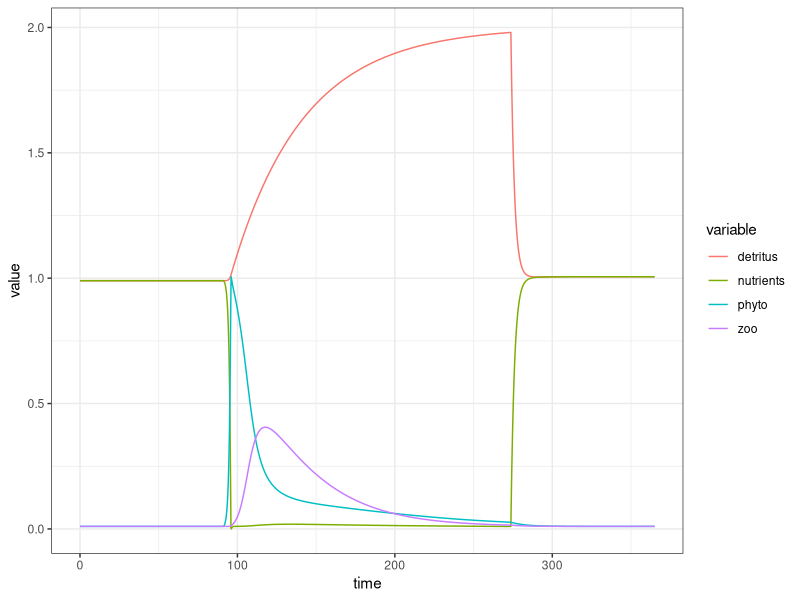

Generate this figure with R:
# Libraries --------------------------------------------------------------

library(dplyr)
library(ggplot2)
library(tidyr)

# Functions --------------------------------------------------------------

y <- function(t) {
  sin(((2 * pi * t) / T_period) - (pi / 2))
}

theta <- function(y) {
  y > 0
}

A_mix <- function(t) {
  theta(-y(t)) * a
}

growth_rate <- function(t, vars) {
  r * theta(y(t)) * (vars$nutrients**2 / (alpha**2 + vars$nutrients**2))
}

grazing <- function(t, vars) {
  g * theta(y(t)) * (1 - exp(-I * vars$phyto**2))
}

nutrients <- function(t, vars) {
  -vars$R * vars$phyto +
    vars$L_ZN * (vars$zoo - Z_0) +
    vars$L_PN * (vars$phyto - P_0) +
    L_D * vars$detritus +
    A_mix(t) * (vars$detritus - vars$nutrients) +
    SN_ext
}

zoo <- function(t, vars) {
  vars$G * vars$zoo - vars$L_Z * (vars$zoo - Z_0)
}

phyto <- function(t, vars) {
  vars$R * vars$phyto - vars$L_P * (vars$phyto - P_0) - vars$G * vars$zoo
}

detritus <- function(t, vars) {
  vars$L_ZD * (vars$zoo - Z_0) +
  vars$L_PD * (vars$phyto - P_0) -
  L_D * vars$detritus - A_mix(t) * (vars$detritus - vars$nutrients) + SD_ext
}

compute_state_vars <- function(t, vars) {
  c(nutrients(t, vars), zoo(t, vars), phyto(t, vars), detritus(t, vars))
}

L_PN <- function(t) {
  theta(y(t)) * eta + theta(-y(t)) * lambda
}

L_PD <- function(t) {
  theta(y(t)) * delta + theta(-y(t)) * lambda
}

L_ZN <- function(t, vars) {
  theta(y(t)) * nu + theta(-y(t)) * gamma
}

L_ZD <- function(t, vars) {
  theta(y(t)) * sigma + theta(-y(t)) * gamma
}

# Model parameters -------------------------------------------------------

t_0 <- 0
t_f <- 365
dt <- 0.1

time_seq <- seq(t_0, t_f, dt)

pb <- txtProgressBar(
  min = 0,
  max = length(time_seq),
  style = 3,
  width = 50,
  char = "="
)

# Constants --------------------------------------------------------------

T_period <- 365
r <- 1
alpha <- 0.1
I <- 1.2
g <- 0.5
a <- 0.2

gamma <- 0.05
delta <- 0.02
eta <- 0.01
lambda <- 0.05
nu <- 0.01
sigma <- 0.02

Z_0 <- 0.01
P_0 <- 0.01

L_D <- 0

SN_ext <- 0
SD_ext <- 0

# Initialize tracked variables -------------------------------------------
zeros <- rep(0, length(time_seq))

vars <- data.frame(
  "time" = seq(t_0, t_f, dt),
  "y" = zeros,
  "theta" = zeros,
  "R" = zeros,
  "G" = zeros,
  "L_PN" = zeros,
  "L_PD" = zeros,
  "L_ZN" = zeros,
  "L_ZD" = zeros,
  "L_Z" = zeros,
  "L_D" = zeros,
  "L_P" = zeros,
  "nutrients" = zeros,
  "zoo" = zeros,
  "phyto" = zeros,
  "detritus" = zeros
)

vars$nutrients[1] <- 0.99
vars$zoo[1] <- Z_0
vars$phyto[1] <- P_0
vars$detritus[1] <- 0.99

# Main model loop --------------------------------------------------------

for (i in 2:length(time_seq)) {
  t <- vars$time[i]
  vars_before <- vars[i - 1, ]

  vars$theta[i] <- theta(y(t))
  vars$R[i] <- growth_rate(t, vars_before)
  vars$G[i] <- grazing(t, vars_before)

  vars$L_PN[i] <- L_PN(t)
  vars$L_PD[i] <- L_PD(t)
  vars$L_ZN[i] <- L_ZN(t)
  vars$L_ZD[i] <- L_ZD(t)

  vars$L_Z[i] <- vars$L_ZN[i] + vars$L_ZD[i]
  vars$L_P[i] <- vars$L_PN[i] + vars$L_PD[i]

  K1 <- compute_state_vars(t, vars_before)
  K2 <- compute_state_vars(t + dt / 2, vars_before + dt / 2 * K1)
  K3 <- compute_state_vars(t + dt / 2, vars_before + dt / 2 * K2)
  K4 <- compute_state_vars(t + dt, vars_before + dt * K3)

  K <- compute_state_vars(t, vars_before) + (dt / 6) * (K1 + 2 * K2 + 2 * K3 + K4)

  dNdt <- K[1]
  dZdt <- K[2]
  dPdt <- K[3]
  dDdt <- K[4]

  # dNdt <- 0
  # dZdt <- 0
  # dPdt <- 0
  # dDdt <- 0

  vars$nutrients[i] <- max(vars$nutrients[i - 1] + dNdt * dt, 0)
  vars$zoo[i] <- max(vars$zoo[i - 1] + dZdt * dt, 0)
  vars$phyto[i] <- max(vars$phyto[i - 1] + dPdt * dt, 0)
  vars$detritus[i] <- max(vars$detritus[i - 1] + dDdt * dt, 0)

  setTxtProgressBar(pb, i)
}

close(pb)

# Plot results -----------------------------------------------------------

# par(mfrow = c(3, 2))

# plot(vars$time, vars$theta, type = "l", col = "black")
# plot(vars$time, vars$R, type = "l", col = "black")
# plot(vars$time, vars$G, type = "l", col = "black")

# plot(vars$time, vars$nutrients, type = "l", col = "red", ylim = c(0, 2))
# plot(vars$time, vars$zoo, type = "l", col = "blue")
# plot(vars$time, vars$phyto, type = "l", col = "green")
# plot(vars$time, vars$detritus, type = "l", col = "yellow")

# plot(vars$time, vars$L_Z, type = "l")
# plot(vars$time, vars$L_P, type = "l")

vars |>
  select(time, nutrients, zoo, phyto, detritus) |>
  pivot_longer(nutrients:detritus, names_to = "variable", values_to = "value") |>
  ggplot(aes(x = time, y = value, color = variable)) +
  geom_line() +
  theme_bw()

# plot(vars$time, vars$L_PN, type = "l")
# lines(vars$time, vars$L_PD, type = "l")
# lines(vars$time, vars$L_ZN, type = "l")
# lines(vars$time, vars$L_ZD, type = "l")
